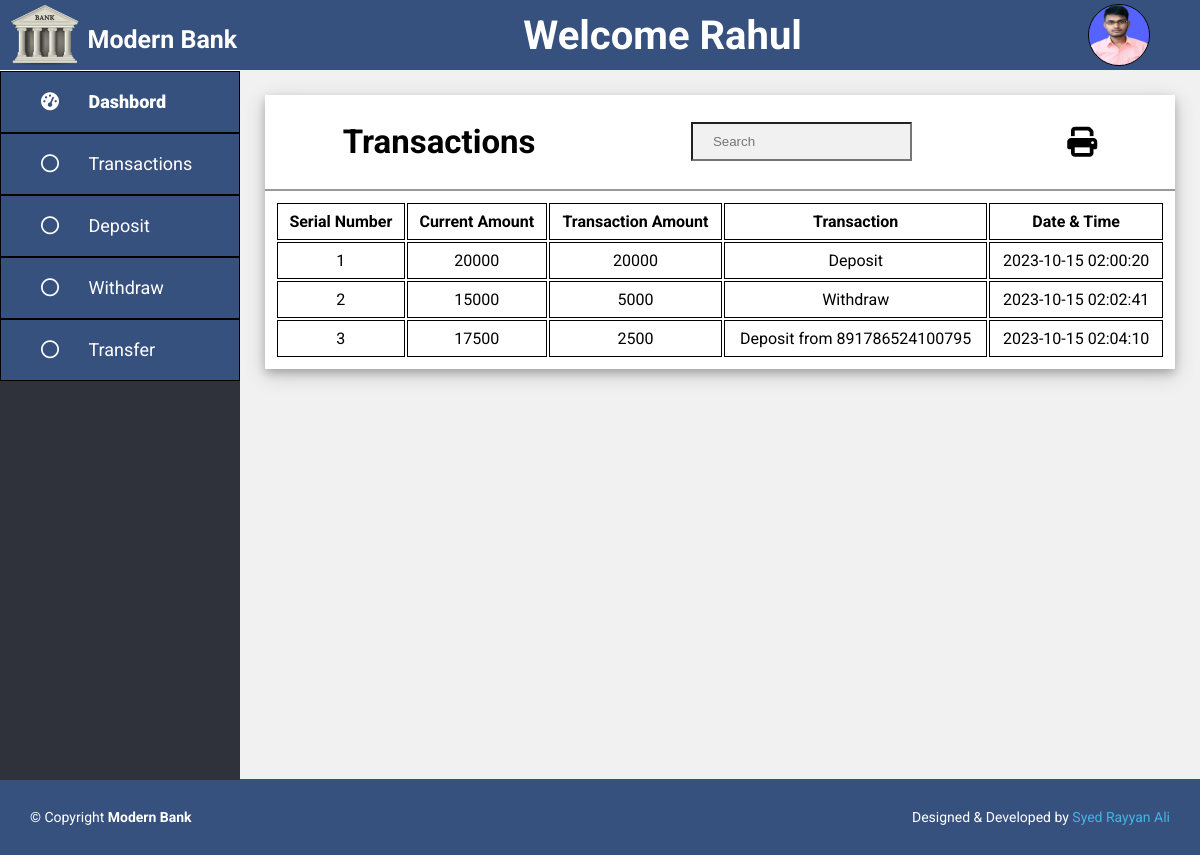
Screenshot of /user/transaction.php (signed in) with the database file from the repository.
### tables this page shows
CREATE TABLE `customer` (
  `Customer_Id` int(11) NOT NULL,
  `Account_Number` bigint(20) DEFAULT NULL,
  `Name` char(30) DEFAULT NULL,
  `Father_Name` char(30) DEFAULT NULL,
  `DOB` date DEFAULT NULL,
  `Mobile_Number` bigint(20) DEFAULT NULL,
  `Gmail_Id` char(30) DEFAULT NULL,
  `Account_Opening_Date` date DEFAULT NULL,
  `Address` char(50) DEFAULT NULL,
  `Opening_Amount` int(11) DEFAULT NULL,
  `Image_Name` varchar(100) DEFAULT NULL
);

CREATE TABLE `transaction` (
  `Id` int(11) NOT NULL,
  `Customer_Id` int(11) NOT NULL,
  `Amount` int(11) NOT NULL,
  `Transaction_Amount` int(11) DEFAULT NULL,
  `Transaction` char(30) DEFAULT NULL,
  `Transaction_Date_Time` datetime DEFAULT NULL
);

### user/transaction.php (the view, shortened to what this page needs)
<?php
    include 'header.php';
    $user = $_SESSION["user"];
?>
        <div class="container">
            <div class="content">
                <div class="title">
                    <h2>Transactions</h2>
                    <div class="search">
                        <input type="search" placeholder="Search" id="live_search">
                    </div>
                    <i class="fa-solid fa-print" id="print-img" onclick="printFun('print')"></i>
                </div>
                <div id="print">
                    <?php
                        $result = mysqli_query($conn, "SELECT * FROM transaction WHERE Customer_Id = '{$user['userId']}'");
                        if(mysqli_num_rows($result) > 0){
                            $i=1;
                    ?>
                    <table id="searchresult">
                        <thead>
                            <tr>
                                <th>Serial Number</th>
                                <th>Current Amount</th>
                                <th>Transaction Amount</th>
                                <th>Transaction</th>
                                <th>Date & Time</th>
                            </tr>
                        </thead>
                        <?php
                            while($row = mysqli_fetch_assoc($result)){
                        ?>
                        <tbody>
                            <tr>
                                <td> <?php echo $i; ?> </td>
                                <td> <?php echo $row['Amount']; ?> </td>
                                <td> <?php echo $row['Transaction_Amount']; ?> </td>
                                <td> <?php echo $row['Transaction']; ?> </td>
                                <td> <?php echo $row['Transaction_Date_Time']; ?> </td>
                            </tr>
                        </tbody>
                        <?php
                           $i++; }
                        ?>
                    </table>
                    <?php
                        }
                        else
                            echo "<h2> Record Not Found ! </h2>";
                    ?>
                </div>
            </div>
        </div>
    </div>
<?php
    include 'footer.php';
?>

### user/header.php (shortened to what this page needs)
<?php
    include '../config.php';
    $user = $_SESSION["user"];
    $result = mysqli_query($conn, "SELECT * FROM customer WHERE Customer_Id = '{$user['userId']}'");
    $row = mysqli_fetch_assoc($result);
?>
<!DOCTYPE html>
<html lang="en">
<head>
    <link rel="stylesheet" href="https://cdnjs.cloudflare.com/ajax/libs/font-awesome/6.4.2/css/all.min.css">
    <link href="../assets/css/user.css" rel="stylesheet">
</head>
<body>
    <header>
        <div class="logo">
            <img src="../assets/img/logo.png" alt="">
            <a href="dashbord.php">
                <h3>
                    Modern Bank
                </h3>
            </a>
        </div>
        <h2>Welcome <?php echo $user["userName"]; ?> </h2>
        <img src="../admin/user-img/<?php echo $row['Image_Name']; ?>" alt="" class="user-pic" onclick="toggleMenu()">
    </header>
    <div class="main">
        <div class="side-nav">
            <a href="dashbord.php">
                <i class="fa-solid fa-gauge-high">
                    <span>Dashbord</span>
                </i>
            </a>
            <a href="transaction.php">
                <i class="fa-regular fa-circle">
                    <span>Transactions</span>
                </i>
            </a>
            <a href="deposit.php">
                <i class="fa-regular fa-circle">
                    <span>Deposit</span>
                </i>
            </a>
            <a href="withdraw.php">
                <i class="fa-regular fa-circle">
                    <span>Withdraw</span>
                </i>
            </a>
            <a href="transfer.php">
                <i class="fa-regular fa-circle">
                    <span>Transfer</span>
                </i>
            </a>
        </div>

### assets/css/user.css (style rules this page uses)
body { margin: 0; padding: 0; font-family: 'Roboto', sans-serif; height: 100vh; }
header { background: #37517e; width: 100%; height: 70px; position: sticky; top: 0; display: flex; align-items: center; justify-content: space-between; }
header .logo { height: 100%; display: flex; }
header .logo a { text-decoration: none; }
header .logo a h3 { color: #fff; align-items: center; font-size: 25px; cursor: pointer; }
header h2 { font-size: 40px; color: white; }
.user-pic { width: 60px; height: 60px; border: 1px solid black; border-radius: 50%; cursor: pointer; margin-right: 50px; }
.main { width: 100%; display: flex; height: 88.6vh; }
.side-nav { background: #2f323a; margin-top: 1px; width: 20%; height: 100%; transition: 0.5s; }
.side-nav a { color: #fff; background: #37517e; display: block; width: 100%; line-height: 60px; font-size: 18px; border: 1px solid black; text-decoration: none; padding-left: 40px; box-sizing: border-box; transition: 0.5s; }
.side-nav i span { font-family: 'Roboto', sans-serif; margin-left: 25px; }
.container { width: 80%; min-height: 88.6vh; background: #f1f1f1; overflow-y: auto; }
.container .content { background: white; margin: 25px; box-shadow: 0 4px 8px 0 rgba(0, 0, 0, 0.2), 0 6px 20px 0 rgba(0, 0, 0, 0.19); display: flex; flex-direction: column; }
.title { font-size: 22px; display: flex; align-items: center; justify-content: space-around; border-bottom: 2px solid #999; }
#print-img { font-size: 30px; cursor: pointer; }
#print table { width: 100%; padding: 10px; }
th, td { border: 1px solid black; text-align: center; padding: 8px; }
.container .content .title .search { display: flex; }
.container .content .title .search input[type=search] { background: #f1f1f1; padding: 10px 20px; width: 100%; }

### rows the page displays
customer: Name "Rahul", Image_Name (picture)
transaction: Amount "20000", Transaction_Amount "20000", Transaction "Deposit", Transaction_Date_Time "2023-10-15 02:00:20"
transaction: Amount "15000", Transaction_Amount "5000", Transaction "Withdraw", Transaction_Date_Time "2023-10-15 02:02:41"
transaction: Amount "17500", Transaction_Amount "2500", Transaction "Deposit from 891786524100795", Transaction_Date_Time "2023-10-15 02:04:10"
